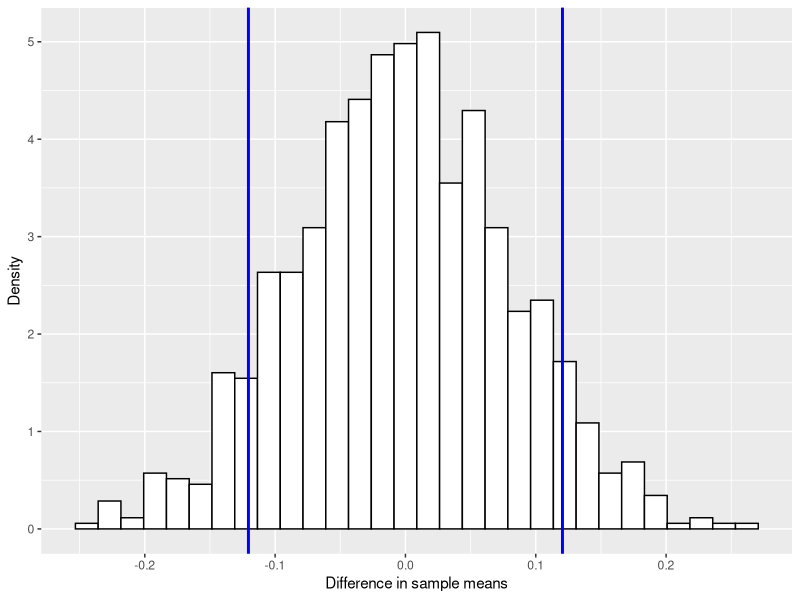

Source code (R):
# Example1: Testing for Similar Distributions
same_dist_perm_test = function(
    n_perms, xs, ys, test_statistic
) {
  #' 
  #' perform a generic permutation test 
  #' @param n_perms number of permutations to generate
  #' @param xs vector of samples from distribution X
  #' @param yx vector of samples from distribution y
  #' @param test_statistic function that calculates the test statistic
  
  # calculate the number of samples in X and Y
  n = length(xs) 
  m = length(ys) 
  # define labels (1 = X samples, 0 = y samples)
  labels = c(rep(1, n), rep(0, m))
  all_data = c(xs, ys)
  
  # for every permutation replication
  replicate(
    n_perms, {
      # permute label orders
      permuted_labels = sample(labels)
      
      # generate new test statistic under permutation
      test_statistic(all_data[permuted_labels == 1], # new Xs or X permutated
                     all_data[permuted_labels == 0]) # new Ys or Y permuated
    }
    
  )
}
set.seed(123)
# create example data
x_obs = rnorm(100, mean = 5, sd = 0.5)
y_obs = rnorm(100, mean = 5, sd = 0.7)
# x_obs = rbinom(n = 100000, size = 1, prob = 0.5)
# y_obs = rbinom(n = 100000, size = 1, prob = 0.501)
# generate permutation samples of T
obs_perms = same_dist_perm_test(
  1000, 
  x_obs, 
  y_obs,
  function(a, b) { mean(a) - mean(b) }
)
obs_perms
p_value = mean(abs(obs_perms) >= abs(mean(x_obs) - mean(y_obs)))
p_value


# plot histogram of T
library(ggplot2)

ggplot(data=data.frame(x=obs_perms)) + 
  geom_histogram(aes(x=x, y=..density..), bins=30,
                 color="black", fill="white") + 
  geom_vline(xintercept=mean(x_obs) - mean(y_obs), 
             color="blue", size=1) + 
  geom_vline(xintercept=-(mean(x_obs) - mean(y_obs)), 
             color="blue", size=1) +
  xlab("Difference in sample means") + 
  ylab("Density")

